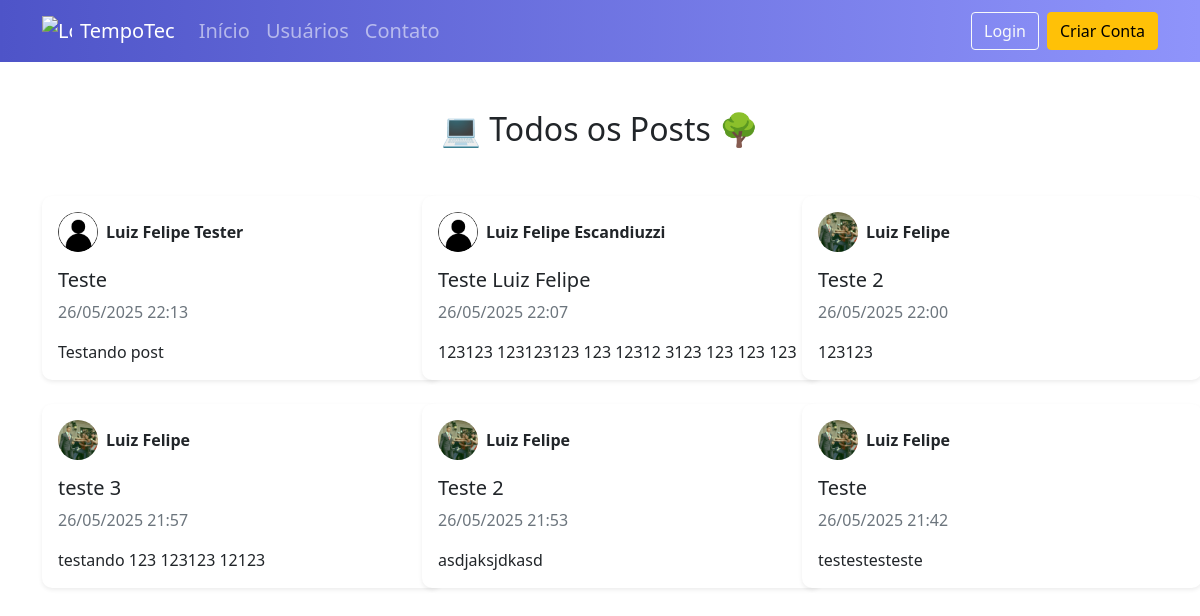
Page /posts on the earlier database version.
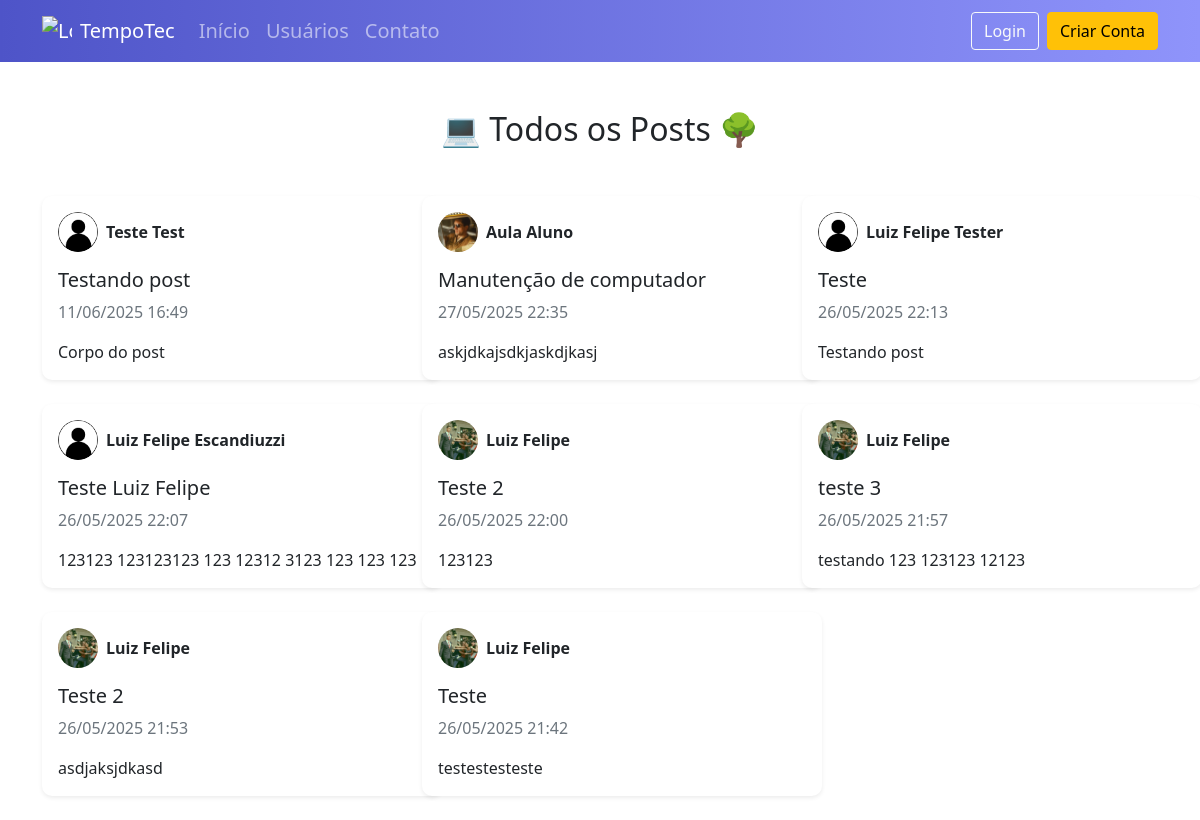
Same page on the later database version.
### tempotec/models.py (models this page shows)
class Post(database.Model):
    id = database.Column(database.Integer, primary_key=True)
    titulo = database.Column(database.String, nullable=False)
    corpo = database.Column(database.Text, nullable=False)
    data_criacao = database.Column(database.DateTime, nullable=False, default=datetime.utcnow)
    id_usuario = database.Column(database.Integer, database.ForeignKey('usuario.id'), nullable=False)

class Usuario(database.Model, UserMixin):
    id = database.Column(database.Integer, primary_key=True)
    username = database.Column(database.String, nullable=False)
    email = database.Column(database.String, nullable=False, unique=True)
    senha = database.Column(database.String, nullable=False)
    foto_perfil = database.Column(database.String, default='default.jpg')
    posts = database.relationship('Post', backref='autor', lazy=True)
    cursos = database.Column(database.String, nullable=False, default='Não Informado')

### tempotec/routes.py (the view)
@app.route('/posts')
def listar_posts():
    posts = Post.query.options(joinedload(Post.autor)).order_by(Post.data_criacao.desc()).all()
    return render_template('listarposts.html', posts=posts)

### tempotec/templates/listarposts.html (shortened to what this page needs)
{% extends 'base.html' %}
{% block body %}
<div class="container mt-5">
    <h2 class="mb-5 text-center">
        💻 Todos os Posts 🌳
    </h2>
    {% if posts %}
    <div class="row">
        {% for post in posts %}
        <div class="col-md-4 mb-4">
            <div class="card shadow-sm h-100 post-card"
                 data-bs-toggle="modal"
                 data-bs-target="#postModal"
                 data-title="{{ post.titulo }}"
                 data-body="{{ post.corpo|e }}"
                 data-date="{{ post.data_criacao.strftime('%d/%m/%Y %H:%M') }}"
                 data-author="{{ post.autor.username }}"
                 data-email="{{ post.autor.email }}"
                 data-avatar="{{ url_for('static', filename='fotos_perfil/' ~ post.autor.foto_perfil) }}">
                <div class="card-body">
                    <div class="d-flex align-items-center mb-3">
                        <img src="{{ url_for('static', filename='fotos_perfil/' ~ post.autor.foto_perfil) }}"
                             alt="Avatar"
                             class="rounded-circle me-2"
                             style="width: 40px; height: 40px; object-fit: cover;">
                        <strong>{{ post.autor.username }}</strong>
                    </div>
                    <h5 class="card-title">{{ post.titulo }}</h5>
                    <p class="card-text text-muted">
                        {{ post.data_criacao.strftime('%d/%m/%Y %H:%M') }}
                    </p>
                    <p class="card-text">
                        {{ post.corpo[:150] }}{% if post.corpo|length > 150 %}...{% endif %}
                    </p>
                </div>
            </div>
        </div>
        {% endfor %} </div>
    {% else %}
    <div class="alert alert-info text-center">
        Nenhum post encontrado.
    </div>
    {% endif %}
</div>
{% endblock %}

Differences in the rows shown:
added Post: foto_perfil (placeholder picture), autor.username "Teste Test", titulo "Testando post", data_criacao "11/06/2025 16:49", corpo "Corpo do post"
added Post: foto_perfil (picture), autor.username "Aula Aluno", titulo "Manutenção de computador", data_criacao "27/05/2025 22:35", corpo "askjdkajsdkjaskdjkasj"
